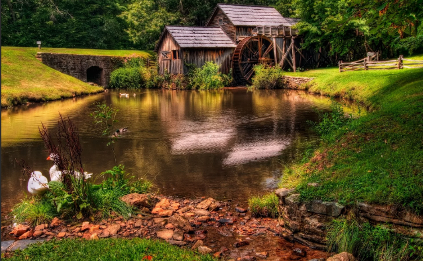
%> input picture 7/123s.png, 423 x 261 px
$ octave N1.m   (GNU Octave 9; MATLAB toolbox functions it lacks are replaced by stand-ins)
%> lines starting %> are read from the running program, lines starting %| are printed output that depends on the picture
close all
clear
I = imread('123s.png');
%> I is the input picture: size 261x423x3 uint8; mean R, G, B 90.4, 76, 35.7
I = rgb2gray(I);
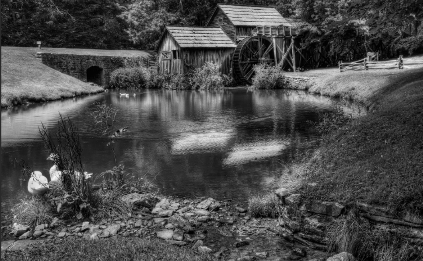
%> I: size 261x423 uint8; min 0, max 245, mean 75.7
imshow(I);
title('Исходное');

figure
I=imnoise(I,'salt & pepper',0.02);
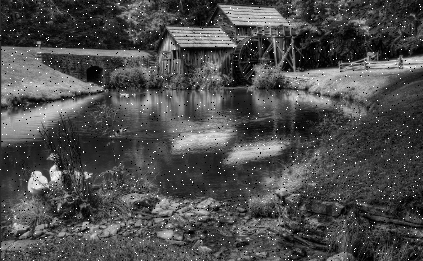
%> I: size 261x423 uint8; min 0, max 255, mean 76.7
imshow(I);
title('Шум');

% среднегеометрический фильтр
N=3;
J=im2double(I); % преобразование к double 0 – 1
J=exp(imfilter(log(J),ones(N,N),'replicate')./(N.^2));
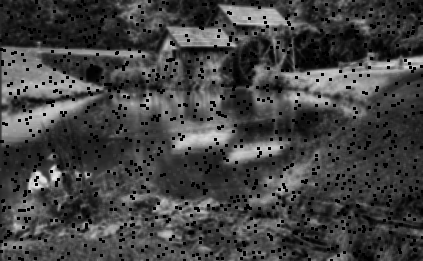
%> J: size 261x423 double; min 0, max 0.926, mean 0.265
J=im2uint8(J); % обратное преобразование к uint8 0 – 255
%> J: size 261x423 uint8
figure,imshow(J);
title('среднегеометрический фильтр');

% среднегармонический фильтр
n=3;
J=im2double(I);% преобразование к double 0 – 1
J=n.^2./imfilter(1./(J+eps),ones(n,n),'replicate');
%> J: size 261x423 double
J=im2uint8(J); % обратное преобразование к uint8 0 – 255
%> J: size 261x423 uint8
figure,imshow(J);
title('среднегармонический фильтр');

% среднеарифметический фильтр
N=3;
J=imfilter(I,ones(N,N)/N^2,0);
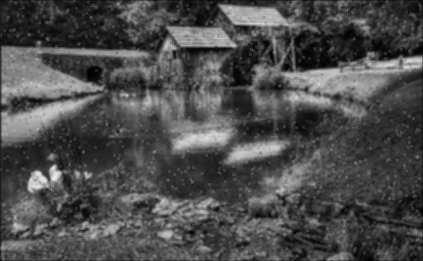
%> J: size 261x423 uint8; min 1, max 236, mean 76.5
figure,imshow(J);
title('среднеарифметический фильтр');

% медианный фильтр
N=3;
J=imnoise(I,'salt & pepper',0.2);
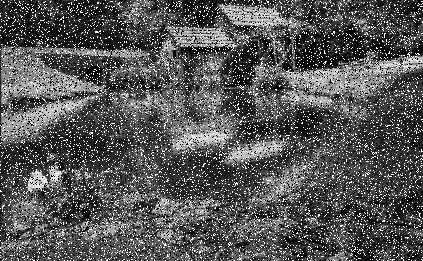
%> J: size 261x423 uint8; min 0, max 255, mean 86.9
figure;imshow(J);title('Много шума');
J=medfilt2(J,[N N],'symmetric');
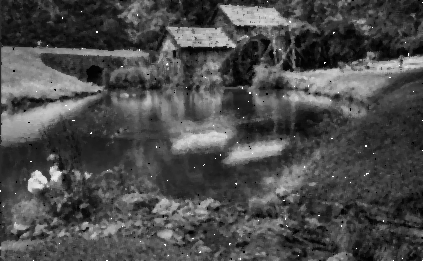
%> J: size 261x423 uint8; min 0, max 255, mean 75.5
figure;imshow(J);title('медианный фильтр');
J=medfilt2(J,[N N],'symmetric');
figure;imshow(J);title('медианный фильтр х2');
J=medfilt2(J,[N N],'symmetric');
figure;imshow(J);title('медианный фильтр х3');
